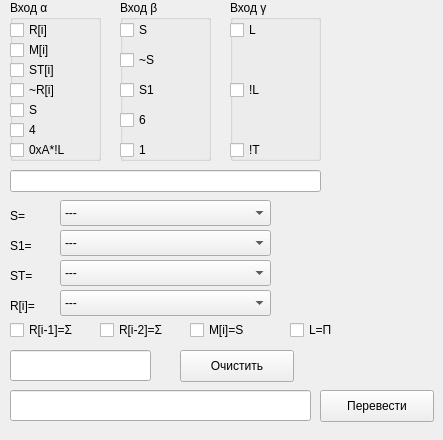
<?xml version="1.0" encoding="UTF-8"?>
<ui version="4.0">
 <class>MainWindow</class>
 <widget class="QMainWindow" name="MainWindow">
  <property name="geometry">
   <rect>
    <x>0</x>
    <y>0</y>
    <width>443</width>
    <height>440</height>
   </rect>
  </property>
  <property name="windowTitle">
   <string>MainWindow</string>
  </property>
  <widget class="QWidget" name="centralWidget">
   <widget class="QGroupBox" name="alpha">
    <property name="geometry">
     <rect>
      <x>10</x>
      <y>0</y>
      <width>91</width>
      <height>161</height>
     </rect>
    </property>
    <property name="title">
     <string>Вход α</string>
    </property>
    <widget class="QCheckBox" name="a_rsel">
     <property name="geometry">
      <rect>
       <x>0</x>
       <y>20</y>
       <width>41</width>
       <height>20</height>
      </rect>
     </property>
     <property name="text">
      <string>R[i]</string>
     </property>
    </widget>
    <widget class="QCheckBox" name="a_msel">
     <property name="geometry">
      <rect>
       <x>0</x>
       <y>40</y>
       <width>51</width>
       <height>20</height>
      </rect>
     </property>
     <property name="text">
      <string>M[i]</string>
     </property>
    </widget>
    <widget class="QCheckBox" name="a_stsel">
     <property name="geometry">
      <rect>
       <x>0</x>
       <y>60</y>
       <width>51</width>
       <height>20</height>
      </rect>
     </property>
     <property name="text">
      <string>ST[i]</string>
     </property>
    </widget>
    <widget class="QCheckBox" name="a_ssel">
     <property name="geometry">
      <rect>
       <x>0</x>
       <y>100</y>
       <width>51</width>
       <height>20</height>
      </rect>
     </property>
     <property name="text">
      <string>S</string>
     </property>
    </widget>
    <widget class="QCheckBox" name="a_10nlsel">
     <property name="geometry">
      <rect>
       <x>0</x>
       <y>140</y>
       <width>71</width>
       <height>20</height>
      </rect>
     </property>
     <property name="text">
      <string>0xA*!L</string>
     </property>
    </widget>
    <widget class="QCheckBox" name="a_nrsel">
     <property name="geometry">
      <rect>
       <x>0</x>
       <y>80</y>
       <width>61</width>
       <height>20</height>
      </rect>
     </property>
     <property name="text">
      <string>~R[i]</string>
     </property>
    </widget>
    <widget class="QCheckBox" name="a_4sel">
     <property name="geometry">
      <rect>
       <x>0</x>
       <y>120</y>
       <width>51</width>
       <height>20</height>
      </rect>
     </property>
     <property name="text">
      <string>4</string>
     </property>
    </widget>
   </widget>
   <widget class="QGroupBox" name="betta">
    <property name="geometry">
     <rect>
      <x>120</x>
      <y>0</y>
      <width>91</width>
      <height>161</height>
     </rect>
    </property>
    <property name="title">
     <string>Вход β</string>
    </property>
    <widget class="QCheckBox" name="b_ssel">
     <property name="geometry">
      <rect>
       <x>0</x>
       <y>20</y>
       <width>41</width>
       <height>20</height>
      </rect>
     </property>
     <property name="text">
      <string>S</string>
     </property>
    </widget>
    <widget class="QCheckBox" name="b_nssel">
     <property name="geometry">
      <rect>
       <x>0</x>
       <y>50</y>
       <width>51</width>
       <height>20</height>
      </rect>
     </property>
     <property name="text">
      <string>~S</string>
     </property>
    </widget>
    <widget class="QCheckBox" name="b_s1sel">
     <property name="geometry">
      <rect>
       <x>0</x>
       <y>80</y>
       <width>51</width>
       <height>20</height>
      </rect>
     </property>
     <property name="text">
      <string>S1</string>
     </property>
    </widget>
    <widget class="QCheckBox" name="b_1sel">
     <property name="geometry">
      <rect>
       <x>0</x>
       <y>140</y>
       <width>51</width>
       <height>20</height>
      </rect>
     </property>
     <property name="text">
      <string>1</string>
     </property>
    </widget>
    <widget class="QCheckBox" name="b_6sel">
     <property name="geometry">
      <rect>
       <x>0</x>
       <y>110</y>
       <width>61</width>
       <height>20</height>
      </rect>
     </property>
     <property name="text">
      <string>6</string>
     </property>
    </widget>
   </widget>
   <widget class="QGroupBox" name="gamma">
    <property name="geometry">
     <rect>
      <x>230</x>
      <y>0</y>
      <width>91</width>
      <height>161</height>
     </rect>
    </property>
    <property name="title">
     <string>Вход γ</string>
    </property>
    <widget class="QCheckBox" name="g_lsel">
     <property name="geometry">
      <rect>
       <x>0</x>
       <y>20</y>
       <width>41</width>
       <height>20</height>
      </rect>
     </property>
     <property name="text">
      <string>L</string>
     </property>
    </widget>
    <widget class="QCheckBox" name="g_nlsel">
     <property name="geometry">
      <rect>
       <x>0</x>
       <y>80</y>
       <width>51</width>
       <height>20</height>
      </rect>
     </property>
     <property name="text">
      <string>!L</string>
     </property>
    </widget>
    <widget class="QCheckBox" name="g_ntsel">
     <property name="geometry">
      <rect>
       <x>0</x>
       <y>140</y>
       <width>51</width>
       <height>20</height>
      </rect>
     </property>
     <property name="text">
      <string>!T</string>
     </property>
    </widget>
   </widget>
   <widget class="QLineEdit" name="adderSym">
    <property name="geometry">
     <rect>
      <x>10</x>
      <y>170</y>
      <width>311</width>
      <height>22</height>
     </rect>
    </property>
   </widget>
   <widget class="QLabel" name="label">
    <property name="geometry">
     <rect>
      <x>10</x>
      <y>200</y>
      <width>62</width>
      <height>31</height>
     </rect>
    </property>
    <property name="text">
     <string>S=</string>
    </property>
   </widget>
   <widget class="QComboBox" name="s_destbox">
    <property name="geometry">
     <rect>
      <x>60</x>
      <y>200</y>
      <width>211</width>
      <height>26</height>
     </rect>
    </property>
    <item>
     <property name="text">
      <string>---</string>
     </property>
    </item>
    <item>
     <property name="text">
      <string>S1</string>
     </property>
    </item>
    <item>
     <property name="text">
      <string>Σ</string>
     </property>
    </item>
    <item>
     <property name="text">
      <string>S1 | Σ</string>
     </property>
    </item>
   </widget>
   <widget class="QComboBox" name="s1_destbox">
    <property name="geometry">
     <rect>
      <x>60</x>
      <y>230</y>
      <width>211</width>
      <height>26</height>
     </rect>
    </property>
    <item>
     <property name="text">
      <string>---</string>
     </property>
    </item>
    <item>
     <property name="text">
      <string>Σ</string>
     </property>
    </item>
    <item>
     <property name="text">
      <string>S1 | H</string>
     </property>
    </item>
    <item>
     <property name="text">
      <string>S1 | H | Σ</string>
     </property>
    </item>
   </widget>
   <widget class="QLabel" name="label_2">
    <property name="geometry">
     <rect>
      <x>10</x>
      <y>230</y>
      <width>62</width>
      <height>31</height>
     </rect>
    </property>
    <property name="text">
     <string>S1=</string>
    </property>
   </widget>
   <widget class="QComboBox" name="st_destbox">
    <property name="geometry">
     <rect>
      <x>60</x>
      <y>260</y>
      <width>211</width>
      <height>26</height>
     </rect>
    </property>
    <item>
     <property name="text">
      <string>---</string>
     </property>
    </item>
    <item>
     <property name="text">
      <string>Push Σ</string>
     </property>
    </item>
    <item>
     <property name="text">
      <string>Pop</string>
     </property>
    </item>
    <item>
     <property name="text">
      <string>Add XYZΣ</string>
     </property>
    </item>
   </widget>
   <widget class="QLabel" name="label_3">
    <property name="geometry">
     <rect>
      <x>10</x>
      <y>260</y>
      <width>62</width>
      <height>31</height>
     </rect>
    </property>
    <property name="text">
     <string>ST=</string>
    </property>
   </widget>
   <widget class="QComboBox" name="r_destbox">
    <property name="geometry">
     <rect>
      <x>60</x>
      <y>290</y>
      <width>211</width>
      <height>26</height>
     </rect>
    </property>
    <item>
     <property name="text">
      <string>---</string>
     </property>
    </item>
    <item>
     <property name="text">
      <string>R[i+3]</string>
     </property>
    </item>
    <item>
     <property name="text">
      <string>Σ</string>
     </property>
    </item>
    <item>
     <property name="text">
      <string>S</string>
     </property>
    </item>
    <item>
     <property name="text">
      <string>R[i] | S | Σ</string>
     </property>
    </item>
    <item>
     <property name="text">
      <string>S | Σ</string>
     </property>
    </item>
    <item>
     <property name="text">
      <string>R[i] | S</string>
     </property>
    </item>
    <item>
     <property name="text">
      <string>R[i] | Σ</string>
     </property>
    </item>
   </widget>
   <widget class="QLabel" name="label_4">
    <property name="geometry">
     <rect>
      <x>10</x>
      <y>290</y>
      <width>62</width>
      <height>31</height>
     </rect>
    </property>
    <property name="text">
     <string>R[i]=</string>
    </property>
   </widget>
   <widget class="QCheckBox" name="r_i1sel">
    <property name="geometry">
     <rect>
      <x>10</x>
      <y>320</y>
      <width>81</width>
      <height>20</height>
     </rect>
    </property>
    <property name="text">
     <string>R[i-1]=Σ</string>
    </property>
   </widget>
   <widget class="QCheckBox" name="r_i2sel">
    <property name="geometry">
     <rect>
      <x>100</x>
      <y>320</y>
      <width>81</width>
      <height>20</height>
     </rect>
    </property>
    <property name="text">
     <string>R[i-2]=Σ</string>
    </property>
   </widget>
   <widget class="QCheckBox" name="m_isel">
    <property name="geometry">
     <rect>
      <x>190</x>
      <y>320</y>
      <width>81</width>
      <height>20</height>
     </rect>
    </property>
    <property name="text">
     <string>M[i]=S</string>
    </property>
   </widget>
   <widget class="QCheckBox" name="l_carsel">
    <property name="geometry">
     <rect>
      <x>290</x>
      <y>320</y>
      <width>51</width>
      <height>20</height>
     </rect>
    </property>
    <property name="text">
     <string>L=П</string>
    </property>
   </widget>
   <widget class="QLineEdit" name="opcodeOut">
    <property name="geometry">
     <rect>
      <x>10</x>
      <y>350</y>
      <width>141</width>
      <height>31</height>
     </rect>
    </property>
   </widget>
   <widget class="QPushButton" name="clearBtn">
    <property name="geometry">
     <rect>
      <x>180</x>
      <y>350</y>
      <width>114</width>
      <height>32</height>
     </rect>
    </property>
    <property name="text">
     <string>Очистить</string>
    </property>
   </widget>
   <widget class="QLineEdit" name="opcodeIn">
    <property name="geometry">
     <rect>
      <x>10</x>
      <y>390</y>
      <width>301</width>
      <height>31</height>
     </rect>
    </property>
   </widget>
   <widget class="QPushButton" name="convBtn">
    <property name="geometry">
     <rect>
      <x>320</x>
      <y>390</y>
      <width>114</width>
      <height>32</height>
     </rect>
    </property>
    <property name="text">
     <string>Перевести</string>
    </property>
   </widget>
  </widget>
 </widget>
 <layoutdefault spacing="6" margin="11"/>
 <resources/>
 <connections/>
</ui>
